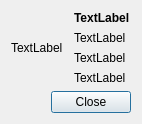
<?xml version="1.0" encoding="UTF-8"?>
<ui version="4.0">
 <class>AboutDialog</class>
 <widget class="QDialog" name="AboutDialog">
  <property name="geometry">
   <rect>
    <x>0</x>
    <y>0</y>
    <width>141</width>
    <height>123</height>
   </rect>
  </property>
  <property name="windowTitle">
   <string>About</string>
  </property>
  <layout class="QVBoxLayout" name="verticalLayout_2">
   <item>
    <layout class="QHBoxLayout" name="info_layout">
     <item>
      <widget class="QLabel" name="logo_label">
       <property name="text">
        <string>TextLabel</string>
       </property>
      </widget>
     </item>
     <item>
      <layout class="QVBoxLayout" name="text_layout">
       <item>
        <widget class="QLabel" name="program_label">
         <property name="font">
          <font>
           <weight>75</weight>
           <bold>true</bold>
          </font>
         </property>
         <property name="text">
          <string>TextLabel</string>
         </property>
        </widget>
       </item>
       <item>
        <widget class="QLabel" name="qt_label">
         <property name="text">
          <string>TextLabel</string>
         </property>
        </widget>
       </item>
       <item>
        <widget class="QLabel" name="author_label">
         <property name="text">
          <string>TextLabel</string>
         </property>
        </widget>
       </item>
       <item>
        <widget class="QLabel" name="rights_label">
         <property name="text">
          <string>TextLabel</string>
         </property>
        </widget>
       </item>
      </layout>
     </item>
    </layout>
   </item>
   <item>
    <layout class="QHBoxLayout" name="horizontalLayout">
     <item>
      <spacer name="horizontalSpacer">
       <property name="orientation">
        <enum>Qt::Horizontal</enum>
       </property>
       <property name="sizeType">
        <enum>QSizePolicy::MinimumExpanding</enum>
       </property>
       <property name="sizeHint" stdset="0">
        <size>
         <width>40</width>
         <height>20</height>
        </size>
       </property>
      </spacer>
     </item>
     <item>
      <widget class="QPushButton" name="close_btn">
       <property name="text">
        <string>Close</string>
       </property>
      </widget>
     </item>
    </layout>
   </item>
  </layout>
 </widget>
 <resources/>
 <connections/>
</ui>
